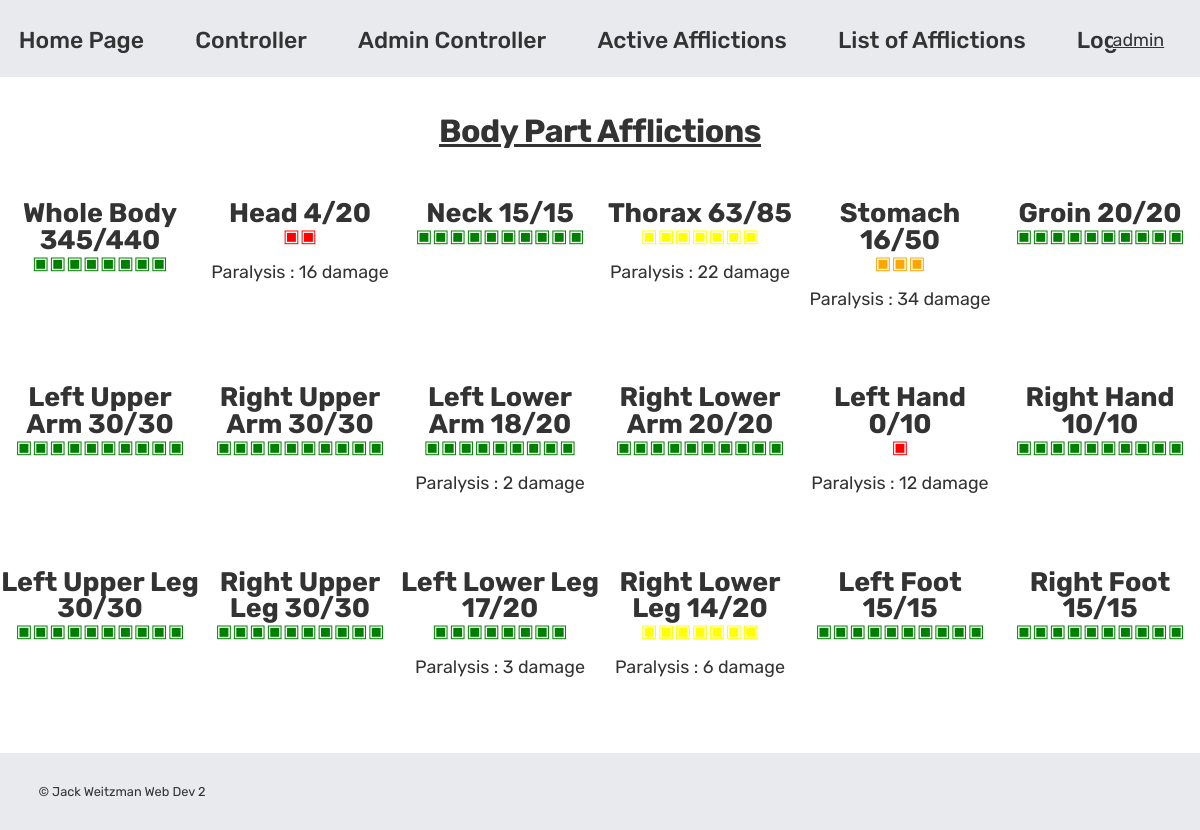
Page /active (signed in) on the committed database.
### tables this page shows
CREATE TABLE body_part_health
(
    id INTEGER PRIMARY KEY AUTOINCREMENT,
    username TEXT NOT NULL,
    body_part TEXT NOT NULL,
    body_part_health_total INTEGER NOT NULL,
    body_part_health_active INTEGER NOT NULL
);

CREATE TABLE active
(
    id INTEGER PRIMARY KEY AUTOINCREMENT,
    username TEXT NOT NULL,
    body_part TEXT NOT NULL,
    affliction TEXT NOT NULL,
    health INTEGER
);

### app.py (the view)
@app.route("/active")
@login_required
def active():
    if session.get("admin", None) == 1:
        nav = 1
    elif session.get("username", None) is not None:
        nav = 2
    else:
        nav = 3
    username = session["username"]
    db = get_db()
    orderedDict = []
    bodyParts = ["Whole Body","Head","Neck","Thorax","Stomach","Groin","Left Upper Arm","Right Upper Arm","Left Lower Arm","Right Lower Arm","Left Hand","Right Hand","Left Upper Leg","Right Upper Leg","Left Lower Leg","Right Lower Leg","Left Foot","Right Foot"]
    activeAffliction = (db.execute("""SELECT * FROM active WHERE username = ?;""", (session["username"],)).fetchall())
    activeHealth = (db.execute("""SELECT * FROM body_part_health WHERE username = ?;""", (session["username"],)).fetchall())
    for item in bodyParts:
        emptyDict = {}
        emptyDict2 = {}
        for i in activeAffliction:
            if i["body_part"] == item:
                holder = i["affliction"]
                holder2 = i["health"]
                emptyDict[holder] = holder2
        sortedDict = dict(sorted(emptyDict.items(), key=lambda x: x[0].lower()))
        holder = item
        emptyDict2[holder] = sortedDict
        orderedDict.append(emptyDict2)
    return render_template("affliction_active.html", healthList = activeHealth, list2=activeAffliction, part=bodyParts, orderedDict = orderedDict, username = username, nav=nav)

### app.py (called while the page is built)
@app.before_request
def logged_in_user():
    g.user = session.get("username", None)

def login_required(view):
    @wraps(view)
    def wrapped_view(*args, **kwargs):
        if g.user is None:
            return redirect(url_for("login", next=request.url))
        return view(*args, **kwargs)
    return wrapped_view

### database.py (called while the page is built)
def get_db():
    if "db" not in g:
        g.db = sqlite3.connect(DATABASE, detect_types=sqlite3.PARSE_DECLTYPES)
        g.db.row_factory = sqlite3.Row
    return g.db

### templates/affliction_active.html (shortened to what this page needs)
{% extends "base.html" %}
{% block main_content %}
<section id="active">
<h1 class="heading-primary active-heading">Body Part Afflictions</h1>
{% for item in part %}
    <section class="active-body-part">
    {% for j in healthList %}
        {% if j["body_part"] == item %}
            <h2>{{ item }} {{ j["body_part_health_active"] }}/{{ j["body_part_health_total"] }}</h2>
            {% set x = j["body_part_health_active"] %}
            {% set y = j["body_part_health_total"] %}
            {% set z = (x/(y/10))|round|int %}
            {% if z == 0 %}
                {% set z = 1 %}
            {% endif %}
            {% if z == 8 or z == 9 or z == 10 %}
                <p style="color: green">{{ '▣' * z }}</p>
            {% elif z == 5 or z == 6 or z == 7 %}
                <p style="color: yellow;">{{ '▣' * z }}</p>
            {% elif z == 3 or z == 4 %}
                <p style="color: orange;">{{ '▣' * z }}</p>
            {% elif z == 1 or z== 2 %}
                <p style="color: red;">{{ '▣' * z }}</p>
            {% else %}
                <p>Graphic Error</p>
            {% endif %}
        {% endif %}
    {% endfor %}
    {% for i in orderedDict %}
        {% for key, value in i.items() %}
            {% if key == item %}
                {% for key2, value2 in value.items() %}
                    {% if key == "Whole Body" %}
                        <p>{{ key2 }}</p>
                    {% else %}
                        <p>{{ key2 }} : {{ value2 }} damage</p>
                    {% endif %}
                {% endfor %}
            {% endif %}
        {% endfor %}
    {% endfor %}
</section>
{% endfor %}
</section>
{% endblock %}

### templates/base.html (shortened to what this page needs)
<!DOCTYPE html>
<html lang="en">
<head>
    <link rel="stylesheet" href="{{ url_for('static', filename='styles.css') }}">
</head>
<body>
    <header class="header">
        <nav class="main-nav">
            <ul class="main-nav-list">
                <li><a href="{{ url_for('index') }}">Home Page</a></li>
                {% if nav == 1 or nav == 2 %}
                <li><a href="{{ url_for('controller') }}">Controller</a></li>
                {% endif %}
                {% if nav == 1 %}
                <li><a href="{{ url_for('adminController') }}">Admin Controller</a></li>
                {% endif %}
                {% if nav == 1 or nav == 2 %}
                <li><a href="{{ url_for('active') }}">Active Afflictions</a></li>
                {% endif %}
                <li><a href="{{ url_for('list') }}">List of Afflictions</a></li>
                {% if nav == 1 or nav == 2 %}
                <li><a href="{{ url_for('logout') }}">Logout</a></li>
                {% endif %}
            </ul>
        </nav>
        <a href="{{ url_for('login')}}">{{ username }}</a>
    </header>
    <main>
        {% block main_content %}{% endblock %}
    </main>
    <footer class="footer">
        <p>&#169 Jack Weitzman Web Dev 2</p>
    </footer>
</body>
</html>

### static/styles.css (style rules this page uses)
* { padding: 0; margin: 0; box-sizing: border-box; color: #333; }
html { font-size: 80%; --primary-color: #E8EAED; --nav-text-color: #7AA3E1; background-color: #FFF; }
body { font-family: "Rubik", sans-serif; line-height: 1; font-weight: 400; color: #555; }
.heading-primary, .heading-secondary, .heading-tertiary { font-weight: 700; color: #333; letter-spacing: -0.5px; text-align: center; }
.heading-primary { font-size: 2.5rem; line-height: 1.05; margin: 9rem 0 4rem 0; text-decoration: underline; }
.header { overflow: hidden; align-items: center; background-color: var(--primary-color); height: 6rem; position: fixed; width: 100vw; top: 0; }
.header > .main-nav { align-items: center; }
.header > a { overflow:visible; display: flex; position: fixed; font-size: 1.4rem; z-index: 1; right: 2.8rem; top: 2.4rem; background-color: var(--primary-color); }
.main-nav-list { margin: auto; text-align: center; list-style: none; display: flex; justify-content: center; line-height: 1.5rem; gap: 2rem; padding-top: 2.4rem; }
.main-nav-list > li > a:link, .main-nav-list > li > a:visited { margin: auto; display: flex; text-decoration: none; font-weight: 500; font-size: 1.4rem; transition: all 0.3s; }
.main-nav-list > li > a:link, .main-nav-list > li > a:visited { display: inline-block; text-decoration: none; font-weight: 500; font-size: 1.8rem; transition: all 0.3s; }
ul { list-style: none; }
#active { display: grid; grid-template-columns: 1fr 1fr 1fr 1fr 1fr 1fr; padding-bottom: 6rem; }
.active-heading { grid-column: 1 / span 6; text-align: center; }
.active-body-part { text-align: center; padding-bottom: 6rem; font-size: 1.4rem; }
.footer { position: fixed; background-color: var(--primary-color); padding: 2rem 3rem; line-height: 2rem; z-index: 2; width: 100vw; bottom: 0; }

### rows in the picture
body_part_health: body_part "Whole Body", body_part_health_active "345", body_part_health_total "440", value "▣▣▣▣▣▣▣▣"
body_part_health: body_part "Head", body_part_health_active "4", body_part_health_total "20", value "▣▣"
active: affliction "Paralysis", health "16"
body_part_health: body_part "Neck", body_part_health_active "15", body_part_health_total "15", value "▣▣▣▣▣▣▣▣▣▣"
body_part_health: body_part "Thorax", body_part_health_active "63", body_part_health_total "85", value "▣▣▣▣▣▣▣"
active: affliction "Paralysis", health "22"
body_part_health: body_part "Stomach", body_part_health_active "16", body_part_health_total "50", value "▣▣▣"
active: affliction "Paralysis", health "34"
body_part_health: body_part "Groin", body_part_health_active "20", body_part_health_total "20", value "▣▣▣▣▣▣▣▣▣▣"
body_part_health: body_part "Left Upper Arm", body_part_health_active "30", body_part_health_total "30", value "▣▣▣▣▣▣▣▣▣▣"
body_part_health: body_part "Right Upper Arm", body_part_health_active "30", body_part_health_total "30", value "▣▣▣▣▣▣▣▣▣▣"
body_part_health: body_part "Left Lower Arm", body_part_health_active "18", body_part_health_total "20", value "▣▣▣▣▣▣▣▣▣"
active: affliction "Paralysis", health "2"
body_part_health: body_part "Right Lower Arm", body_part_health_active "20", body_part_health_total "20", value "▣▣▣▣▣▣▣▣▣▣"
body_part_health: body_part "Left Hand", body_part_health_active "0", body_part_health_total "10", value "▣"
active: affliction "Paralysis", health "12"
body_part_health: body_part "Right Hand", body_part_health_active "10", body_part_health_total "10", value "▣▣▣▣▣▣▣▣▣▣"
body_part_health: body_part "Left Upper Leg", body_part_health_active "30", body_part_health_total "30", value "▣▣▣▣▣▣▣▣▣▣"
body_part_health: body_part "Right Upper Leg", body_part_health_active "30", body_part_health_total "30", value "▣▣▣▣▣▣▣▣▣▣"
body_part_health: body_part "Left Lower Leg", body_part_health_active "17", body_part_health_total "20", value "▣▣▣▣▣▣▣▣"
active: affliction "Paralysis", health "3"
body_part_health: body_part "Right Lower Leg", body_part_health_active "14", body_part_health_total "20", value "▣▣▣▣▣▣▣"
active: affliction "Paralysis", health "6"
body_part_health: body_part "Left Foot", body_part_health_active "15", body_part_health_total "15", value "▣▣▣▣▣▣▣▣▣▣"
body_part_health: body_part "Right Foot", body_part_health_active "15", body_part_health_total "15", value "▣▣▣▣▣▣▣▣▣▣"

### other values in the picture
{{ username }} "admin"
